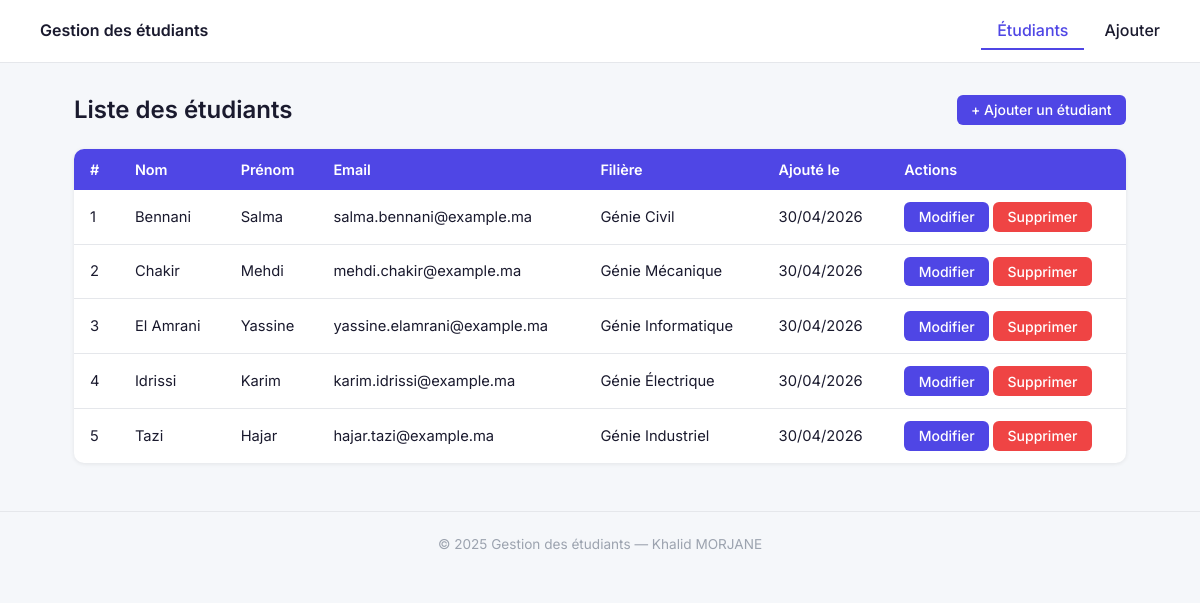
The page /public/index.php on the database its author committed.
### tables this page shows
CREATE TABLE IF NOT EXISTS etudiants (
    id         INT AUTO_INCREMENT PRIMARY KEY,
    nom        VARCHAR(100) NOT NULL,
    prenom     VARCHAR(100) NOT NULL,
    email      VARCHAR(150) NOT NULL UNIQUE,
    filieres   VARCHAR(100) NOT NULL,
    created_at TIMESTAMP NOT NULL DEFAULT CURRENT_TIMESTAMP,
    updated_at TIMESTAMP NOT NULL DEFAULT CURRENT_TIMESTAMP ON UPDATE CURRENT_TIMESTAMP
);

### public/index.php (called while the page is built, shortened)
<?php
$requested = $_GET['page'] ?? 'index';
$page = in_array($requested, ALLOWED_PAGES, true) ? $requested : 'index';
require_once PAGES_PATH . '/' . $page . '.php';

### includes/helpers.php (called while the page is built, shortened)
<?php
function e(?string $v): string {
    return htmlspecialchars($v ?? '', ENT_QUOTES | ENT_HTML5, 'UTF-8');
}
function active_page(string $page): string {
    $current = $_GET['page'] ?? 'index';
    return ($current === $page) ? 'active' : '';
}

### pages/index.php (the view, shortened to what this page needs)
<?php
require_once __DIR__ . '/../includes/helpers.php';
$pdo       = getPDO();
$etudiants = [];
$dbError   = null;
try {
    $stmt = $pdo->query("SELECT id, nom, prenom, email, filieres, created_at
                         FROM etudiants
                         ORDER BY nom, prenom");
    $etudiants = $stmt->fetchAll();
} catch (PDOException $e) {
    error_log('SELECT etudiants : ' . $e->getMessage());
    http_response_code(500);
    $dbError = "Une erreur est survenue lors du chargement des étudiants.";
}
require __DIR__ . '/../includes/header.php';
?>
        <div class="page-header">
            <h1>Liste des étudiants</h1>
            <a href="?page=ajouter" class="btn btn-primary">+ Ajouter un étudiant</a>
        </div>
        <?php if ($dbError !== null): ?>
            <div class="flash-error"><?= e($dbError) ?></div>
        <?php elseif (!empty($etudiants)): ?>
            <table>
                <thead>
                    <tr>
                        <th>#</th>
                        <th>Nom</th>
                        <th>Prénom</th>
                        <th>Email</th>
                        <th>Filière</th>
                        <th>Ajouté le</th>
                        <th>Actions</th>
                    </tr>
                </thead>
                <tbody>
                    <?php foreach ($etudiants as $i => $etudiant): ?>
                        <tr>
                            <td><?= e((string)($i + 1)) ?></td>
                            <td><?= e($etudiant['nom']) ?></td>
                            <td><?= e($etudiant['prenom']) ?></td>
                            <td><?= e($etudiant['email']) ?></td>
                            <td><?= e($etudiant['filieres']) ?></td>
                            <td><?= e(date('d/m/Y', strtotime((string)$etudiant['created_at']))) ?></td>
                            <td>
                                <a href="?page=modifier&id=<?= e((string)$etudiant['id']) ?>" class="btn btn-primary">Modifier</a>
                                <a href="?page=supprimer&id=<?= e((string)$etudiant['id']) ?>" class="btn btn-danger">Supprimer</a>
                            </td>
                        </tr>
                    <?php endforeach; ?>
                </tbody>
            </table>
        <?php else: ?>
            <p class="empty-state">Aucun étudiant enregistré pour le moment.</p>
        <?php endif; ?>
<?php
require __DIR__ . '/../includes/footer.php';

### includes/header.php (shortened to what this page needs)
<?php
require_once __DIR__ . '/helpers.php';
?>
<!DOCTYPE html>
<html lang="fr">
<head>
    <link rel="stylesheet" href="<?= e(BASE_URL) ?>css/style.css">
</head>
<body>
    <nav>
        <a class="brand" href="<?= e(BASE_URL) ?>"><?= e(APP_NAME) ?></a>
        <div class="links">
            <a class="<?= e(active_page('index')) ?>"   href="?page=index">Étudiants</a>
            <a class="<?= e(active_page('ajouter')) ?>" href="?page=ajouter">Ajouter</a>
        </div>
    </nav>
    <main>

### includes/footer.php (shortened to what this page needs)
<?php
require_once __DIR__ . '/helpers.php';
?>
    </main>
    <footer>
        &copy; 2025 <?= e(APP_NAME) ?> &mdash; Khalid MORJANE
    </footer>
</body>
</html>

### includes/header.php (style rules this page uses)
* { box-sizing: border-box; margin: 0; padding: 0; }
body { font-family: 'Inter', sans-serif; background: #f5f7fa; color: #1a1a2e; }
nav { background: #ffffff; border-bottom: 1px solid #e5e7eb; padding: 0.75rem 1.5rem; display: flex; align-items: center; justify-content: space-between; }
nav .brand { font-weight: 600; font-size: 1rem; color: #1a1a2e; text-decoration: none; }
nav .links { display: flex; gap: 0.25rem; }
nav a { text-decoration: none; color: #1a1a2e; font-weight: 500; padding: 0.5rem 1rem; border-bottom: 2px solid transparent; }
nav a.active { color: #4f46e5; border-bottom: 2px solid #4f46e5; }
main { max-width: 1100px; margin: 2rem auto; padding: 0 1.5rem; }
table { width: 100%; border-collapse: collapse; background: #ffffff; border-radius: 10px; overflow: hidden; box-shadow: 0 1px 4px rgba(0, 0, 0, 0.08); }
th { background: #4f46e5; color: #ffffff; padding: 0.75rem 1rem; text-align: left; font-weight: 600; font-size: 0.9rem; }
td { padding: 0.75rem 1rem; border-bottom: 1px solid #e5e7eb; font-size: 0.92rem; }
tbody tr:last-child td { border-bottom: none; }
.btn { display: inline-block; padding: 0.4rem 0.9rem; border-radius: 6px; font-size: 0.875rem; font-weight: 500; text-decoration: none; cursor: pointer; border: none; font-family: inherit; }
.btn-primary { background: #4f46e5; color: #ffffff; }
.btn-danger { background: #ef4444; color: #ffffff; }
.page-header { display: flex; justify-content: space-between; align-items: center; margin-bottom: 1.5rem; }
h1 { font-size: 1.5rem; font-weight: 600; }
footer { margin-top: 3rem; padding: 1.5rem; text-align: center; color: #9ca3af; font-size: 0.85rem; border-top: 1px solid #e5e7eb; }

### rows shown on the page
etudiants: nom "Bennani", prenom "Salma", email "salma.bennani@example.ma", filieres "Génie Civil", created_at "30/04/2026"
etudiants: nom "Chakir", prenom "Mehdi", email "mehdi.chakir@example.ma", filieres "Génie Mécanique", created_at "30/04/2026"
etudiants: nom "El Amrani", prenom "Yassine", email "yassine.elamrani@example.ma", filieres "Génie Informatique", created_at "30/04/2026"
etudiants: nom "Idrissi", prenom "Karim", email "karim.idrissi@example.ma", filieres "Génie Électrique", created_at "30/04/2026"
etudiants: nom "Tazi", prenom "Hajar", email "hajar.tazi@example.ma", filieres "Génie Industriel", created_at "30/04/2026"

### other values the page prints
APP_NAME "Gestion des étudiants"
